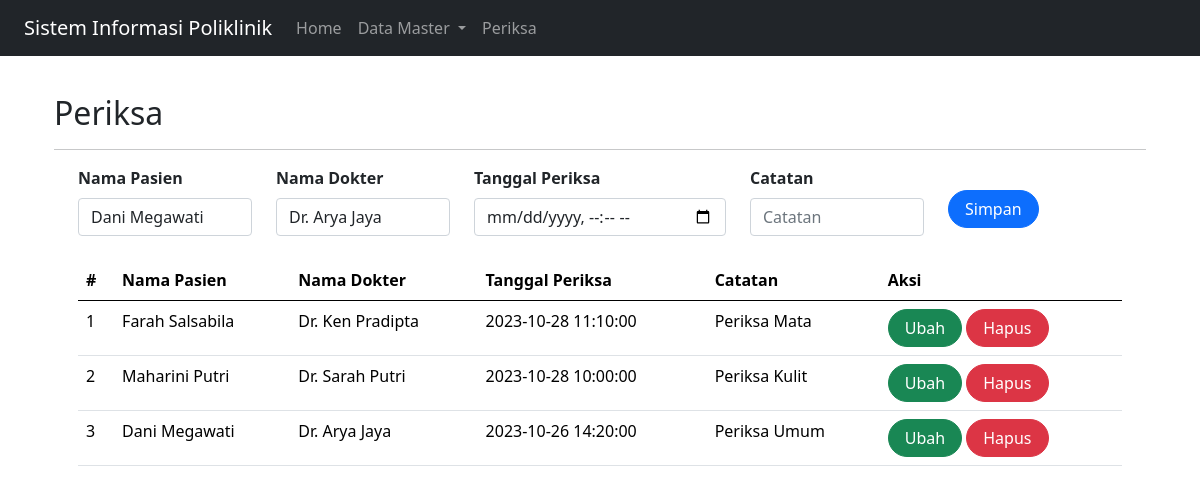
The app's page /index.php?page=periksa with its own data.
### tables this page shows
CREATE TABLE `periksa` (
  `id` int(11) NOT NULL,
  `id_pasien` int(11) NOT NULL,
  `id_dokter` int(11) NOT NULL,
  `tgl_periksa` datetime NOT NULL,
  `catatan` text NOT NULL
);

CREATE TABLE `pasien` (
  `id` int(10) NOT NULL,
  `nama` varchar(100) NOT NULL,
  `alamat` varchar(100) NOT NULL,
  `no_hp` varchar(20) NOT NULL
);

CREATE TABLE `dokter` (
  `id` int(11) NOT NULL,
  `nama` varchar(255) DEFAULT NULL,
  `alamat` varchar(255) DEFAULT NULL,
  `no_hp` varchar(50) DEFAULT NULL
);

### periksa.php (the view, shortened to what this page needs)
<?php
include'koneksi.php';
?>
<div class="container">
<form class="form row" method="POST" action="" name="myForm" onsubmit="return validate()">
    <?php
    $id_pasien = '';
    $id_dokter = '';
    $tgl_periksa = '';
    $catatan = '';
    ?>
    <div class="col">
      <label for="inputNama" class="form-label fw-bold">
        Nama Pasien
      </label>
      <select class="form-control" name="id_pasien">
        <?php
        $selected = '';
        $pasien = mysqli_query($mysqli, "SELECT * FROM pasien");
        while ($data = mysqli_fetch_array($pasien)) {
            if ($data['id'] == $id_pasien) {
                $selected = 'selected="selected"';
            } else {
                $selected = '';
            }
        ?>
            <option value="<?php echo $data['id'] ?>" <?php echo $selected ?>><?php echo $data['nama'] ?></option>
        <?php
        }
        ?>
      </select>
    </div>
    <div class="col">
        <label for="inputAlamat" class="form-label fw-bold">
            Nama Dokter
        </label>
        <select class="form-control" name="id_dokter">
        <?php
        $selected = '';
        $dokter = mysqli_query($mysqli, "SELECT * FROM dokter");
        while ($data = mysqli_fetch_array($dokter)) {
            if ($data['id'] == $id_dokter) {
                $selected = 'selected="selected"';
            } else {
                $selected = '';
            }
        ?>
            <option value="<?php echo $data['id'] ?>" <?php echo $selected ?>><?php echo $data['nama'] ?></option>
        <?php
        }
        ?>
    </select>
    </div>
    <div class="col mb-2">
        <label for="inputNo_hp" class="form-label fw-bold">
        Tanggal Periksa
        </label>
        <input type="datetime-local" class="form-control" name="tgl_periksa" id="inputTgl_periksa" placeholder="Tanggal Periksa" value="<?php echo $tgl_periksa; ?>">
    </div>
    <div class="col mb-4">
        <label for="inputNo_hp" class="form-label fw-bold">
        Catatan
        </label>
        <input type="text" class="form-control" name="catatan" id="inputCatatan" placeholder="Catatan" value="<?php echo $catatan; ?>">
    </div>
    <div class="col mt-4">
        <button type="submit" class="btn btn-primary rounded-pill px-3" name="simpan">Simpan</button>
    </div>
</form>
<table class="table table-hover mt-8">
    <thead>
        <tr>
            <th scope="col">#</th>
            <th scope="col">Nama Pasien</th>
            <th scope="col">Nama Dokter</th>
            <th scope="col">Tanggal Periksa</th>
            <th scope="col">Catatan</th>
            <th scope="col">Aksi</th>
        </tr>
    </thead>
    <tbody>
    <tbody method="post" action="index.php?page=periksa">
    <?php
    $result = mysqli_query($mysqli, "SELECT pr.*,d.nama as 'nama_dokter', p.nama as 'nama_pasien' FROM periksa pr LEFT JOIN dokter d ON (pr.id_dokter=d.id) LEFT JOIN pasien p ON (pr.id_pasien=p.id) ORDER BY pr.tgl_periksa DESC");
    $no = 1;
    while ($data = mysqli_fetch_array($result)) {
    ?>
    <tr>
        <td><?php echo $no++ ?></td>
        <td><?php echo $data['nama_pasien'] ?></td>
        <td><?php echo $data['nama_dokter'] ?></td>
        <td><?php echo $data['tgl_periksa'] ?></td>
        <td><?php echo $data['catatan'] ?></td>
        <td>
            <a class="btn btn-success rounded-pill px-3"
            href="index.php?page=periksa&id=<?php echo $data['id'] ?>">Ubah</a>
            <a class="btn btn-danger rounded-pill px-3"
            href="index.php?page=periksa&id=<?php echo $data['id'] ?>&aksi=hapus">Hapus</a>
        </td>
    </tr>
    <?php
    }
    ?>
    </tbody>
  </table>
</div>

### index.php (shortened to what this page needs)
<!doctype html>
<html lang="en">
<head>
    <link rel="stylesheet" href="assets/css/bootstrap.css">
    <link href="https://cdn.jsdelivr.net/npm/bootstrap@5.0.2/dist/css/bootstrap.min.css" rel="stylesheet"
>
</head>
<body>
  <nav class="navbar navbar-expand-lg  navbar-dark bg-dark">
  <div class="container-fluid">
    <a class="navbar-brand" href="index.php">
      Sistem Informasi Poliklinik
    </a>
    <div class="collapse navbar-collapse" id="navbarNavDropdown">
      <ul class="navbar-nav">
        <li class="nav-item">
          <a class="nav-link" aria-current="page" href="index.php">
            Home
          </a>
        </li>
        <li class="nav-item dropdown">
          <a class="nav-link dropdown-toggle" href="#" role="button"
          data-bs-toggle="dropdown" aria-expanded="false">
            Data Master
          </a>
        </li>
        <li class="nav-item">
          <a class="nav-link"
          href="index.php?page=periksa">
            Periksa
          </a>
        </li>
      </ul>
    </div>
  </div>
</nav>
<main role="main" class="container">
    <?php
    if (isset($_GET['page'])) {
    ?>
        <h2><br><?php echo ucwords($_GET['page']) ?></h2>
        <hr>
    <?php
        include($_GET['page'] . ".php");
    } else {
      echo"<br><br><br>";
        echo "<h4>Selamat Datang di Sistem Informasi Poliklinik</h4><hr style='width: 44%; height:5px;border-width:0;'>";
    }
    ?>
</main>
</body>
</html>

### records on screen
periksa: id_pasien.nama "Farah Salsabila", id_dokter.nama "Dr. Ken Pradipta", tgl_periksa "2023-10-28 11:10:00", catatan "Periksa Mata"
periksa: id_pasien.nama "Maharini Putri", id_dokter.nama "Dr. Sarah Putri", tgl_periksa "2023-10-28 10:00:00", catatan "Periksa Kulit"
periksa: id_pasien.nama "Dani Megawati", id_dokter.nama "Dr. Arya Jaya", tgl_periksa "2023-10-26 14:20:00", catatan "Periksa Umum"

### other values on screen
$_GET['page'] "Periksa"
form field id_pasien "Dani Megawati"
form field id_dokter "Dr. Arya Jaya"
